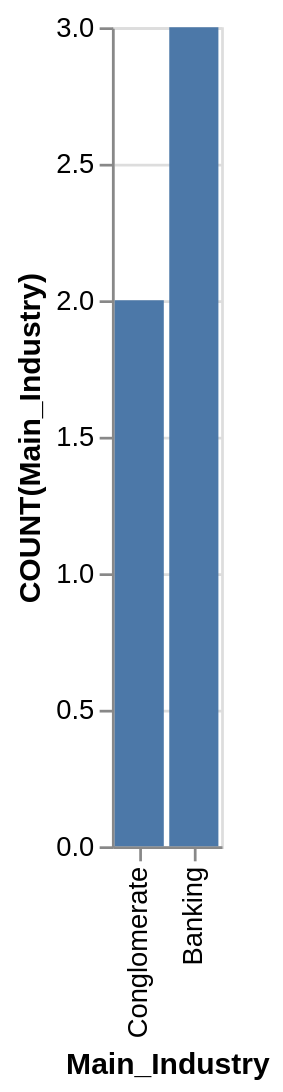

The specification (Vega-Lite) saved for this image:
### Vega-Lite specification from a JSON file in a GitHub repository (floating-point values rounded to 4 significant figures)
{"data": {"values": [{"x_data": "Conglomerate", "y_data": 2}, {"x_data": "Banking", "y_data": 3}]}, "mark": "bar", "encoding": {"x": {"field": "x_data", "type": "nominal", "title": "Main_Industry", "sort": {"op": "sum", "field": "y_data", "order": "ascending"}}, "y": {"field": "y_data", "type": "quantitative", "title": "COUNT(Main_Industry)"}}}
